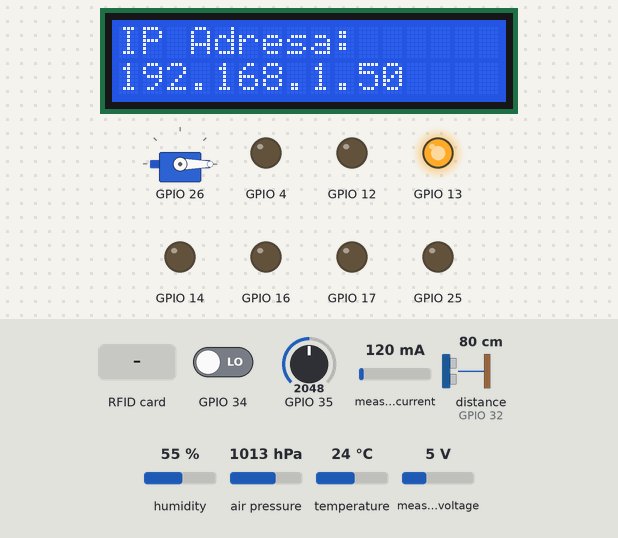
The sketch below on a simulated ESP32. Shown: 16×2 character LCD, servo, output pins drawn as LEDs (lit = HIGH). Wiring (inferred from the names in the program): ultrasonic range finder: trigger GPIO 33; echo GPIO 32. The test bench sets the inputs (shaded band); at power-on: GPIO 35 = 2048, distance to the obstacle (sensor on GPIO 32) 80 cm, GPIO 34 LOW, measured current 120 mA, humidity 55 %, air pressure 1013 hPa, temperature 24 °C, measured voltage 5 V. The echo pulse lasts 58.3 µs per cm; WiFi joins after 1.5 s; servers stay silent unless stated; not simulated (calls return 0 or success): secrets.h; pins used as bus, display or sensor lines are not drawn; what the sketch prints to the serial monitor is not drawn.

Above: at 3.3 s.
3.4 s: GPIO 35 set to 3458
6.4 s: GPIO 35 set to 3541
At 7.9 s:
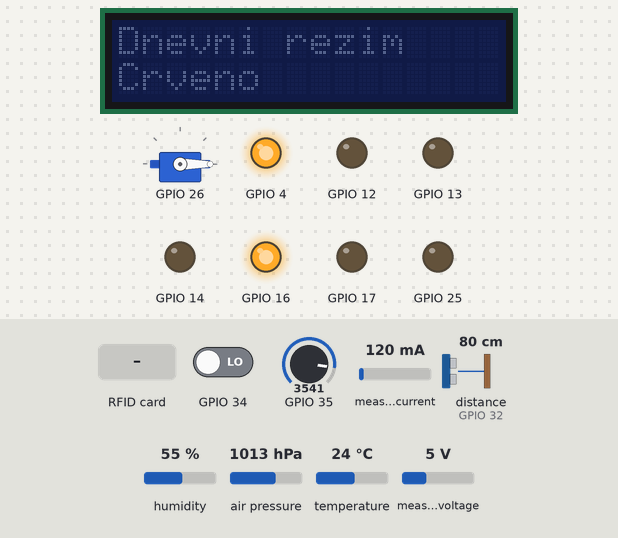
9.4 s: RFID card 73 5C 0B 0D held to the reader
At 11.41 s:
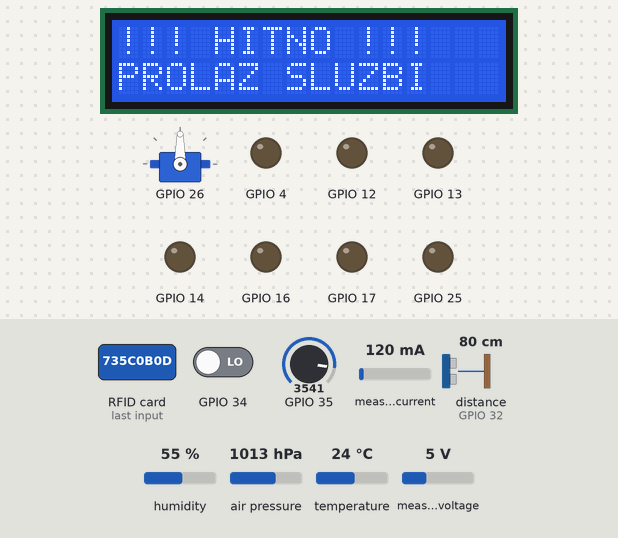
11.7 s: distance to the obstacle (sensor on GPIO 32) set to 33 cm
14.5 s: distance to the obstacle (sensor on GPIO 32) set to 27 cm
At 24.93 s:
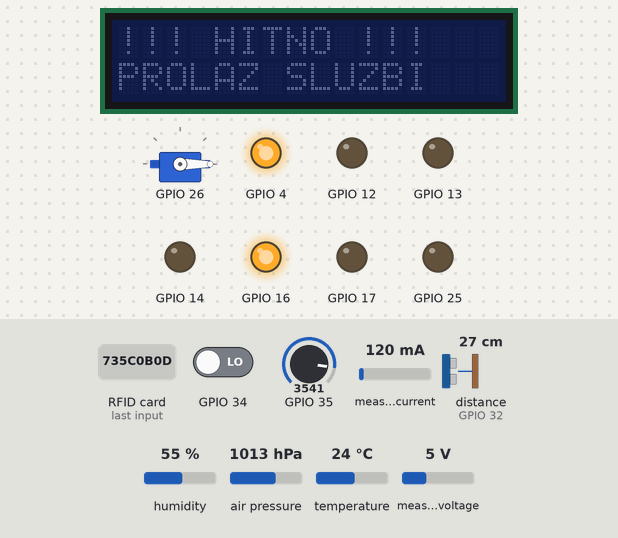
Timing chart, 0 to 26.2 s (numbered marks = the images above; inputs shaded):
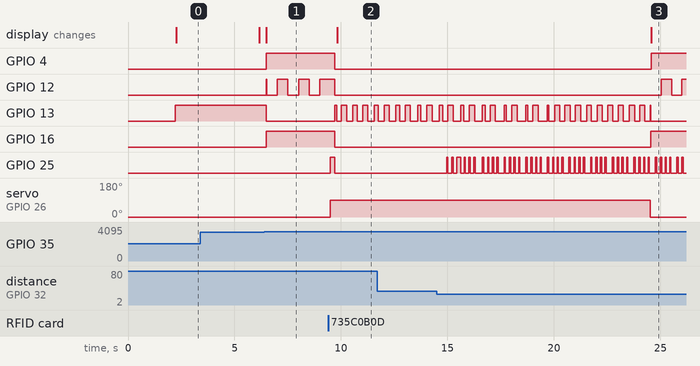

The sketch:

smart_semafor.ino
```cpp
#include <Arduino.h>
#include <WiFi.h>

// *** LEGACY Mobizt biblioteka ***
#include <FirebaseESP32.h>

#include "constants.h"
#include "secrets.h"
#include "traffic_controller.h"
#include "WebServerManager.h"

// Fallback konstante
#ifndef FB_TELEM_PERIOD_MS
#define FB_TELEM_PERIOD_MS 1000
#endif

// ====== GLOBALNI OBJEKTI ======
TrafficController traffic;
WebServerManager  web;

// ====== Firebase (LEGACY) ======
FirebaseData fbdo;
FirebaseData fbStream;
FirebaseConfig config;
FirebaseAuth auth;

String deviceId;
unsigned long lastTelemPush = 0;
unsigned long lastSsePush   = 0;

static String makeDeviceIdFromMac() {
  uint64_t mac = ESP.getEfuseMac();
  char buf[32];
  snprintf(buf, sizeof(buf), "esp32-%04X%04X", (uint16_t)(mac >> 16), (uint16_t)mac);
  return String(buf);
}

static void handleCmdJson(FirebaseJson &json) {
  FirebaseJsonData res;

  // Detaljna obrada komandi iz Firebase-a
  if (json.get(res, F("forceRamp"))) {
    if (res.success && res.type == "bool") {
      bool val = res.to<bool>();
      traffic.forceRamp(val);
      web.logEvent(String("FIREBASE CMD: Ramp ") + (val ? "OPEN" : "CLOSE"));
    }
  }

  if (json.get(res, F("desiredMode"))) {
    if (res.success && res.type == "string") {
      String mode = res.to<String>();
      if (mode == "EMERGENCY") {
        traffic.setEmergency(true);
        web.logEvent("FIREBASE CMD: Emergency ON");
      } else if (mode == "NORMAL") {
        traffic.setEmergency(false);
        web.logEvent("FIREBASE CMD: Emergency OFF");
      }
    }
  }
}

static void startStream() {
  String path = "/devices/" + deviceId + "/cmd";
  if (!Firebase.beginStream(fbStream, path)) {
    Serial.printf("[FB] Stream Error: %s\n", fbStream.errorReason().c_str());
  } else {
    Serial.println("[FB] Stream started: " + path);
  }
}

static void firebaseInit() {
  deviceId = makeDeviceIdFromMac();
  config.database_url = FB_DB_URL;
  config.api_key      = FB_API_KEY;
  auth.user.email     = FB_USER_EMAIL;
  auth.user.password  = FB_USER_PASS;

  Firebase.reconnectNetwork(true);
  Firebase.begin(&config, &auth);
  fbdo.setBSSLBufferSize(4096, 1024);
  fbStream.setBSSLBufferSize(4096, 1024);

  startStream();
}

static void pushTelemetry() {
  SystemState s = traffic.getCurrentStateData();
  FirebaseJson json;
  json.set("ts/.sv", "timestamp");
  json.set("mode",   s.mode);
  json.set("light",  s.light);
  json.set("ramp",   s.ramp);
  json.set("vehicles", s.vehicles);
  json.set("t",      s.temperature);
  json.set("h",      s.humidity);
  json.set("ultra_mm", (int)s.ultra_mm);
  json.set("cong",     (int)s.congestion);
  json.set("power/voltage", s.busVoltage);
  json.set("power/current", s.current_mA);
  json.set("power/power_mW", s.power_mW);

  // *** NOVO: Dodajemo IP adresu u bazu! ***
  json.set("ip", WiFi.localIP().toString());
  // ****************************************

  String path = "/devices/" + deviceId + "/telemetry";
  Firebase.updateNode(fbdo, path, json);
}

void setup() {
  Serial.begin(115200);

  // 1. Pokreni Kontroler
  traffic.begin();

  // 2. Pokreni Web Server
  web.begin(WIFI_SSID, WIFI_PASS, &traffic, "semafor");

  // 3. Pokreni Firebase
  firebaseInit();
}

void loop() {
  traffic.update();
  web.tick();

  unsigned long now = millis();

  // SSE (Web Update) - svake 300ms
  if (now - lastSsePush >= 300) {
    lastSsePush = now;
    web.sendSensorData(); // Ovo sada šalje i LOGOVE
  }

  // Firebase Telemetrija - svake 1s
  if (now - lastTelemPush >= FB_TELEM_PERIOD_MS) {
    lastTelemPush = now;
    pushTelemetry();
  }

  // Firebase Stream
  if (!Firebase.readStream(fbStream)) {
    // Error handling...
  } else if (fbStream.streamAvailable()) {
    if (fbStream.dataTypeEnum() == fb_esp_rtdb_data_type_json) {
      FirebaseJson *json = fbStream.to<FirebaseJson *>();
      handleCmdJson(*json);
    }
  }
}
```

WebServerManager.cpp
```cpp
#include "WebServerManager.h"
#include <WiFi.h> // Obavezno za IPAddress
#ifdef ENABLE_MDNS
#include <ESPmDNS.h>
#endif
#ifdef ENABLE_OTA
#include <AsyncElegantOTA.h>
#endif

// ========== Wi-Fi (STA) - AUTOMATSKI DHCP ==========
bool WebServerManager::connectSTA(const char* ssid, const char* pass) {
  WiFi.mode(WIFI_STA);
  WiFi.setSleep(false);

  WiFi.begin(ssid, pass);

  Serial.printf("Connecting to WiFi (STA) SSID='%s'\n", ssid);
  const unsigned long connectStart = millis();
  const unsigned long TIMEOUT = 20000; // 20s

  while (WiFi.status() != WL_CONNECTED && millis() - connectStart < TIMEOUT) {
    delay(200);
    Serial.print(".");
  }
  Serial.println();

  if (WiFi.status() == WL_CONNECTED) {
    Serial.print("STA IP: ");
    Serial.println(WiFi.localIP());
    Serial.println("Adresa za pristup: http://" + WiFi.localIP().toString());

    // *** KLJUČNO: Šaljemo IP adresu u kontroler za prikaz na LCD-u ***
    if (trafficController) {
      trafficController->currentIP = WiFi.localIP().toString();
    }
    // ***************************************************************

    return true;
  } else {
    Serial.println("STA connect FAILED.");
    return false;
  }
}

void WebServerManager::begin(const char* ssid,
                             const char* pass,
                             TrafficController* controller,
                             const char* hostName) {
  trafficController = controller;
  if (hostName && *hostName) hostname = hostName;

  connectSTA(ssid, pass);
  tryStartMDNS();
  setupRoutes();

#ifdef ENABLE_OTA
  AsyncElegantOTA.begin(&server);
#endif

  server.begin();
  logEvent("SYSTEM BOOT: Web server started");
}

void WebServerManager::tick() {
  const unsigned long now = millis();
  if (now - lastConnCheck < WIFI_CHECK_PERIOD_MS) return;
  lastConnCheck = now;

  if (WiFi.status() != WL_CONNECTED) {
    Serial.println("WiFi lost, reconnecting...");
    WiFi.disconnect(false, false);
    WiFi.reconnect();
  }
}

void WebServerManager::tryStartMDNS() {
#ifdef ENABLE_MDNS
  if (WiFi.status() == WL_CONNECTED) {
    if (MDNS.begin(hostname.c_str())) {
      Serial.printf("mDNS responder started: http://%s.local\n", hostname.c_str());
      MDNS.addService("http", "tcp", 80);
    }
  }
#endif
}

// ========== JSON Helper ==========
String WebServerManager::buildTelemetryJson() const {
  if (!trafficController) return "{}";
  SystemState d = trafficController->getCurrentStateData();
  String json = "{";
  json += "\"mode\":\"" + d.mode + "\",";
  json += "\"light\":\"" + d.light + "\",";
  json += "\"ramp\":\"" + d.ramp + "\",";
  json += "\"vehicles\":" + String(d.vehicles) + ",";
  json += "\"t\":" + String(d.temperature, 1) + ",";
  json += "\"h\":" + String(d.humidity, 1) + ",";
  json += "\"p\":" + String(d.pressure, 1) + ",";
  json += "\"ldr\":" + String(d.ldr) + ",";

  // Energija
  json += "\"volts\":" + String(d.busVoltage, 2) + ",";
  json += "\"amps\":" + String(d.current_mA, 1) + ",";
  json += "\"watts\":" + String(d.power_mW, 1);

#if ULTRASONIC_ENABLED
  json += ",\"ultra_mm\":" + String(d.ultra_mm);
  json += ",\"congestion\":" + String(d.congestion);
#endif
  json += "}";
  return json;
}

// ========== LOGGING SISTEM ==========

void WebServerManager::logEvent(const String& msg) {
  unsigned long s = millis() / 1000;
  String timeStr = String(s / 60) + "m " + String(s % 60) + "s";
  String entry = "[" + timeStr + "] " + msg;

  logBuf[logHead] = entry;
  logHead = (logHead + 1) % LOG_SIZE;
  if (logCount < LOG_SIZE) logCount++;

  events.send(entry.c_str(), "log", millis());
  Serial.println(entry);
}

String WebServerManager::getLogHistoryHTML() const {
  String out = "";
  for (size_t i = 0; i < logCount; i++) {
    size_t idx = (logHead + LOG_SIZE - logCount + i) % LOG_SIZE;
    out += "<div class='log-line'>" + logBuf[idx] + "</div>";
  }
  return out;
}

// ========== HTML & UI ==========

String WebServerManager::handleRoot() {
  String html = R"rawliteral(
<!DOCTYPE HTML>
<html>
<head>
  <meta charset="utf-8">
  <title>Smart Semafor</title>
  <meta name="viewport" content="width=device-width, initial-scale=1">
  <style>
    :root { --bg: #0f172a; --card: #1e293b; --text: #e2e8f0; --accent: #3b82f6; --green: #22c55e; --red: #ef4444; }
    body { font-family: 'Segoe UI', system-ui, sans-serif; background: var(--bg); color: var(--text); margin: 0; padding: 20px; }
    .container { max-width: 900px; margin: 0 auto; }
    h1 { text-align: center; font-weight: 300; letter-spacing: 1px; margin-bottom: 20px; }
    .grid { display: grid; grid-template-columns: repeat(auto-fit, minmax(250px, 1fr)); gap: 15px; margin-bottom: 20px; }
    .card { background: var(--card); padding: 15px; border-radius: 12px; box-shadow: 0 4px 6px -1px rgba(0,0,0,0.1); border: 1px solid #334155; }
    .card h3 { margin: 0 0 10px 0; font-size: 0.9rem; text-transform: uppercase; color: #94a3b8; letter-spacing: 0.05em; }
    .data-row { display: flex; justify-content: space-between; margin-bottom: 5px; align-items: center; }
    .value { font-weight: bold; font-size: 1.1rem; }
    .status-pill { padding: 4px 10px; border-radius: 99px; font-size: 0.8rem; font-weight: 600; background: #334155; }
    .btn-group { display: flex; gap: 10px; flex-wrap: wrap; margin-top: 10px; }
    button { flex: 1; padding: 12px; border: none; border-radius: 8px; font-weight: 600; cursor: pointer; transition: 0.2s; color: white; }
    .btn-norm { background: var(--accent); } .btn-norm:hover { background: #2563eb; }
    .btn-warn { background: var(--red); } .btn-warn:hover { background: #dc2626; }
    .btn-safe { background: var(--green); } .btn-safe:hover { background: #16a34a; }
    .terminal { background: #000; border-radius: 8px; border: 1px solid #333; font-family: 'Consolas', monospace; padding: 10px; height: 250px; overflow-y: auto; font-size: 0.85rem; color: #0f0; display: flex; flex-direction: column; }
    .log-line { margin-bottom: 2px; border-bottom: 1px solid #111; padding-bottom: 2px; }
    .log-line:last-child { color: #fff; font-weight: bold; }
    footer { text-align: center; margin-top: 30px; color: #64748b; font-size: 0.8rem; }
  </style>
</head>
<body>
<div class="container">
  <h1>🚦 Smart Semafor Panel</h1>
  <div class="grid">
    <div class="card">
      <h3>Glavni Status</h3>
      <div class="data-row"><span>Režim:</span> <span id="mode" class="status-pill">---</span></div>
      <div class="data-row"><span>Svetlo:</span> <span id="light" class="value" style="color:var(--accent)">---</span></div>
      <div class="data-row"><span>Rampa:</span> <span id="ramp" class="value">---</span></div>
      <div class="data-row"><span>Vozila:</span> <span id="vehicles" class="value">0</span></div>
    </div>
    <div class="card">
      <h3>Senzori & Okolina</h3>
      <div class="data-row"><span>Temp:</span> <span id="temp" class="value">--</span> °C</div>
      <div class="data-row"><span>Vlaga:</span> <span id="hum" class="value">--</span> %</div>
      <div class="data-row"><span>LDR (Svetlo):</span> <span id="ldr" class="value">--</span></div>
      <div class="data-row"><span>Ultra Dist:</span> <span id="ultra" class="value">--</span> mm</div>
      <div class="data-row"><span>Gužva:</span> <span id="cong" class="value">--</span> %</div>
    </div>
    <div class="card">
      <h3>⚡ Potrošnja</h3>
      <div class="data-row"><span>Napon:</span> <span id="volts" class="value" style="color:#fbbf24">--</span> V</div>
      <div class="data-row"><span>Struja:</span> <span id="amps" class="value">--</span> mA</div>
      <div class="data-row"><span>Snaga:</span> <span id="watts" class="value">--</span> mW</div>
    </div>
    <div class="card">
      <h3>Upravljanje</h3>
      <div class="btn-group">
        <button class="btn-norm" onclick="cmd('ramp','open')">Rampa GORE</button>
        <button class="btn-norm" onclick="cmd('ramp','close')">Rampa DOLE</button>
      </div>
      <div class="btn-group">
        <button class="btn-warn" onclick="cmd('emerg','on')">HITNO STANJE (ON)</button>
        <button class="btn-safe" onclick="cmd('emerg','off')">NORMALNO (OFF)</button>
      </div>
    </div>
  </div>
  <div class="card">
    <h3>📋 Sistemski Log (Real-time)</h3>
    <div id="terminal" class="terminal">
)rawliteral";

  html += getLogHistoryHTML();

  html += R"rawliteral(
    </div>
  </div>
  <footer id="footer">ESP32 System Ready</footer>
</div>
<script>
  const els = {
    mode: document.getElementById('mode'), light: document.getElementById('light'),
    ramp: document.getElementById('ramp'), vehicles: document.getElementById('vehicles'),
    temp: document.getElementById('temp'), hum: document.getElementById('hum'),
    ldr: document.getElementById('ldr'), ultra: document.getElementById('ultra'),
    cong: document.getElementById('cong'), term: document.getElementById('terminal'),
    volts: document.getElementById('volts'), amps: document.getElementById('amps'), watts: document.getElementById('watts')
  };
  function autoScroll() { els.term.scrollTop = els.term.scrollHeight; }
  autoScroll();
  const es = new EventSource('/events');
  es.addEventListener('telemetry', e => {
    try {
      const d = JSON.parse(e.data);
      els.mode.innerText = d.mode;
      els.light.innerText = d.light;
      if(d.light === "RED") els.light.style.color = "#ef4444";
      else if(d.light === "GREEN") els.light.style.color = "#22c55e";
      else els.light.style.color = "#fbbf24";
      els.ramp.innerText = d.ramp;
      els.vehicles.innerText = d.vehicles;
      els.temp.innerText = d.t ? d.t.toFixed(1) : "--";
      els.hum.innerText = d.h ? d.h.toFixed(1) : "--";
      els.ldr.innerText = d.ldr;
      els.ultra.innerText = d.ultra_mm || "--";
      els.cong.innerText = d.congestion || "0";
      els.volts.innerText = d.volts ? d.volts.toFixed(2) : "0.00";
      els.amps.innerText = d.amps ? d.amps.toFixed(0) : "0";
      els.watts.innerText = d.watts ? d.watts.toFixed(0) : "0";
    } catch(err) { console.log('JSON Parse Err', err); }
  });
  es.addEventListener('log', e => {
    const div = document.createElement('div');
    div.className = 'log-line';
    div.innerText = e.data;
    els.term.appendChild(div);
    if(els.term.childElementCount > 100) els.term.firstChild.remove();
    autoScroll();
  });
  es.onerror = () => console.log("SSE Reconnecting...");
  function cmd(type, val) {
    fetch('/override?'+type+'='+val).then(r => r.text()).catch(e => console.error('CMD FAIL', e));
  }
  fetch('/ip').then(r=>r.text()).then(ip => document.getElementById('footer').innerText = "IP: " + ip + " | Connected");
</script>
</body>
</html>
)rawliteral";
  return html;
}

// ========== Routes Setup ==========

void WebServerManager::setupRoutes() {
  server.on("/", HTTP_GET, [this](AsyncWebServerRequest* req){
    req->send(200, "text/html", handleRoot());
  });
  events.onConnect([](AsyncEventSourceClient *client){
    client->send("connected", "log", millis());
  });
  server.addHandler(&events);
  server.on("/override", HTTP_GET, [this](AsyncWebServerRequest* req){
    String msg = "noop";
    if (req->hasParam("ramp")) {
      String v = req->getParam("ramp")->value();
      if (v == "open")  { trafficController->forceRamp(true);  msg = "CMD: Ramp OPEN"; }
      if (v == "close") { trafficController->forceRamp(false); msg = "CMD: Ramp CLOSE"; }
    }
    if (req->hasParam("emerg")) {
      String v = req->getParam("emerg")->value();
      if (v == "on")  { trafficController->setEmergency(true);  msg = "CMD: Emergency ON"; }
      if (v == "off") { trafficController->setEmergency(false); msg = "CMD: Emergency OFF"; }
    }
    logEvent(msg);
    req->send(200, "text/plain", msg);
  });
  server.on("/ip", HTTP_GET, [](AsyncWebServerRequest* req){
    req->send(200, "text/plain", WiFi.localIP().toString());
  });
}

void WebServerManager::sendSensorData() {
  if (!trafficController) return;
  events.send(buildTelemetryJson().c_str(), "telemetry", millis());
  String ev = trafficController->takeLastEvent();
  if (ev.length() > 0) logEvent(ev);
}
```

WebServerManager.h
```cpp
#pragma once
#include <Arduino.h>
#include <WiFi.h>
#include <AsyncTCP.h>
#include <ESPAsyncWebServer.h>
#include "traffic_controller.h"
#include "constants.h"

class WebServerManager {
public:
  // Pokretanje web servera i Wi-Fi STA konekcije
  void begin(const char* ssid,
             const char* pass,
             TrafficController* controller,
             const char* hostName = "semafor");

  // Pozivaj povremeno iz loop()
  void tick();

  // Pošalji trenutna stanja kroz SSE (event: "telemetry") i logove
  void sendSensorData();

  // Ručno upiši poruku u event-log i kroz SSE kao "log"
  void logEvent(const String& msg);

private:
  /* ====== Infra ====== */
  AsyncWebServer server{80};
  AsyncEventSource events{"/events"};
  TrafficController* trafficController = nullptr;

  String hostname = "semafor";
  unsigned long lastConnCheck = 0;

  // Reconnect timing
  static constexpr unsigned long WIFI_CHECK_PERIOD_MS = 3000;
  static constexpr unsigned long WIFI_RETRY_BACKOFF_MS = 5000;
  unsigned long lastWifiRetry = 0;

  /* ====== Event Log (Ring Buffer) ====== */
  static constexpr size_t LOG_SIZE = 50; // Pamtimo zadnjih 50 linija
  String logBuf[LOG_SIZE];
  size_t logHead = 0;
  size_t logCount = 0;

  /* ====== Pomoćne ====== */
  bool connectSTA(const char* ssid, const char* pass);
  void setupRoutes();
  void tryStartMDNS();

  String buildTelemetryJson() const;

  // Generiše HTML istoriju logova za novi load stranice
  String getLogHistoryHTML() const;

  // Glavni HTML handler
  String handleRoot();
};
```

ultra_sonic.cpp
```cpp
#include "ultra_sonic.h"
#include "driver/gpio.h"   // gpio_get_level je brži/ISR-friendly od digitalRead

UltrasonicNB* UltrasonicNB::g_instance = nullptr;

// Minimalna ISR rutina (bez Serial, bez String)
void IRAM_ATTR UltrasonicNB::isrEchoChange() {
  UltrasonicNB* self = g_instance;
  if (!self) return;

  const uint32_t t = micros();  // OK u ISR na ESP32
  int level = gpio_get_level((gpio_num_t)self->_echo);

  if (level) {
    self->_echoRiseUs = t;      // rising
  } else {
    self->_echoFallUs = t;      // falling
    if (self->_waitingEcho && self->_echoRiseUs != 0) {
      self->_sampleReady = true;
    }
  }
}
```

Source omitted: constants.h (3419 bytes), traffic_controller.cpp (12443 bytes), traffic_controller.h (2544 bytes), ultra_sonic.h (2977 bytes)

Measured:
- the behaviour switches between 3500 and 3501 on GPIO 35 (found by bisection; images 0 and 1)
- the behaviour switches between 30 and 29 cm on distance to the obstacle (sensor on GPIO 32) (found by bisection; images 2 and 3)
- after the input at 6.4 s, GPIO 4, GPIO 16: LOW → HIGH after 0.09 s; GPIO 13: HIGH → LOW after 0.09 s; the display: changes after 0.10 s (image 1)
- after the input at 9.4 s, GPIO 4, GPIO 16: HIGH → LOW after 0.31 s; GPIO 13: goes HIGH 0.09 s, LOW 0.21 s, 3 × (HIGH 0.27 s, LOW 0.28 s), then HIGH, starting after 0.31 s; GPIO 25: LOW → HIGH after 0.11 s, → LOW 0.20 s later; servo on GPIO 26: 0° → 90° after 0.11 s; the display: changes after 0.43 s (image 2)
- after the input at 14.5 s, GPIO 25: LOW → HIGH after 0.46 s, then moves between LOW and HIGH, repeating every 5.1 s
